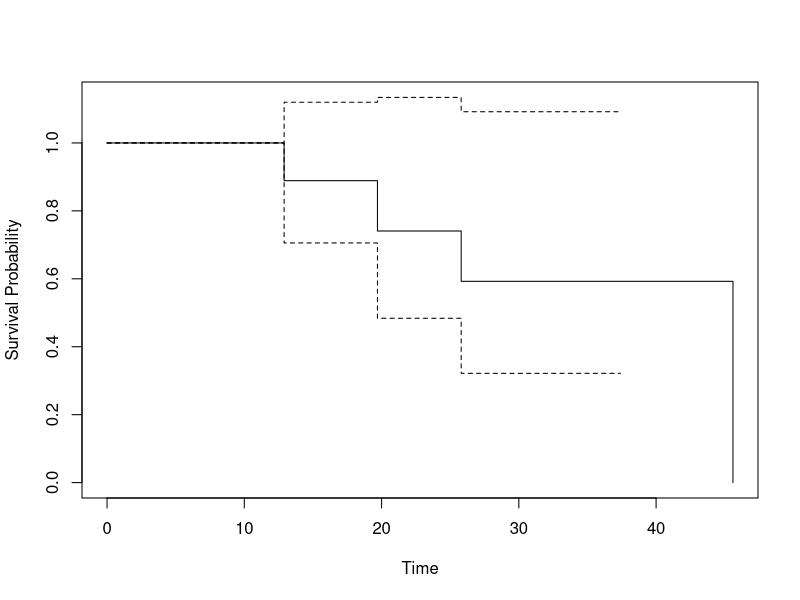
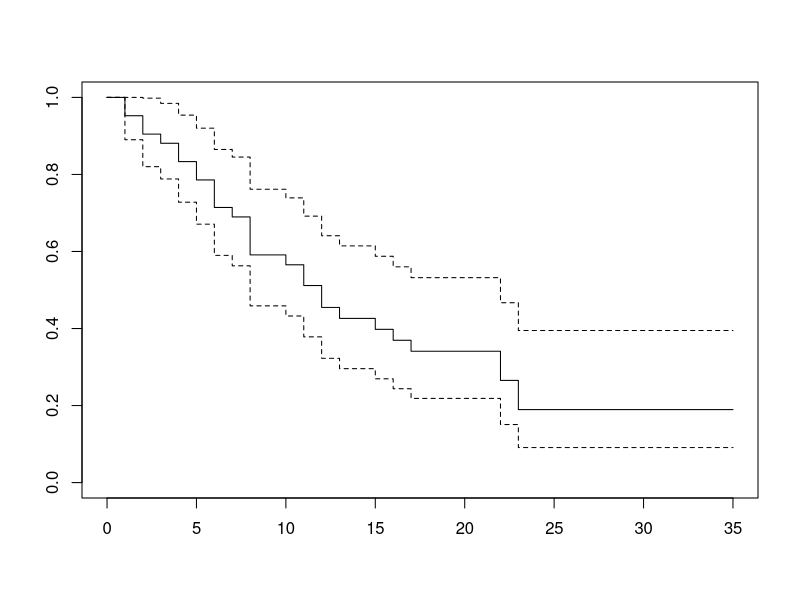
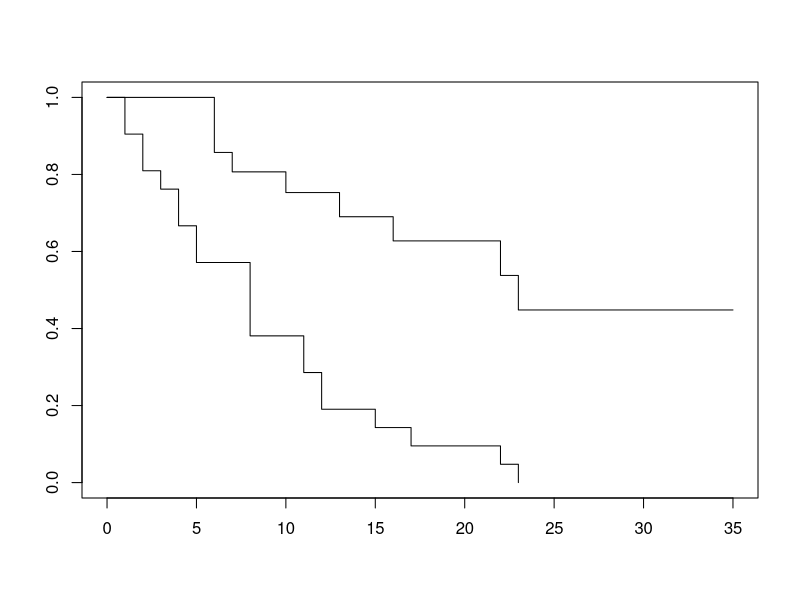

Here is the R script that generated these plots, in order: (Note: this script raises an error after producing the figures.)
rm(list=ls())

library(survival)

data = cbind(c(12.5,12.9,14.1,17.8,19.7,25.8,33.7,34.4,37.4,45.6),c(0,1,0,0,1,1,0,0,0,1))
surv <- survfit(Surv(data[,1], data[,2])~ 1, conf.type="none")
summary(surv)

plot(surv, xlab="Time", ylab="Survival Probability")





#############################"
    # Exercice 2
#############################

data = read.table("Freireich.txt", h=T)
surv = survfit(Surv(data[,1], data[,2])~1)
plot(surv)
summary(surv)


surv2 = survfit(Surv(T, delta)~X6.MP, data=data, type="kaplan-meier")
plot(surv2)

survdiff(Surv(T,delta)~X6.MP, data=data)
# difference entre les deux groupe est significatif

surv3 = coxph(Surv(T, delta)~X6.MP, data=data)
summary(surv3)




#############################
    # Exercice 3
#############################

data = read.table("breast.txt", h=T, sep="\t")
grpGang = vector()
data1 = na.omit(data)
for (i in 1:length(data1$nbGanglion)){
  if (data1$nbGanglion[i]==0) {grpGang[i] = 0}
  if ((data1$nbGanglion[i]>=1)&&(data1$nbGanglion[i]<=4)) {grpGang[i] = 1}
  if ((data1$nbGanglion[i]>=5)&&(data1$nbGanglion[i]<=9)) {grpGang[i] = 2}
  if (data1$nbGanglion[i]>=10) {grpGang[i] = 3}
}


plot(survfit(Surv(data$time, data$delta)~grpGang, conf.int=0))


surv1 = coxph(Surv(data$time, data$delta)~as.factor(grpGang))
summary(surv1)
surv.5 = coxph(Surv(data$time, data$delta)~data$nbGanglion)
anova(surv1, surv.5)

surv2 = coxph(Surv(data$time, data$delta)~data$tailleTumeur)
summary(surv2)

surv3 = coxph(Surv(data$time, data$delta)~log2(data$tailleTumeur))
summary(surv3)

surv4 = coxph(Surv(data$time, data$delta)~log2(data$tailleTumeur)+data$nbGanglion)
summary(surv4)